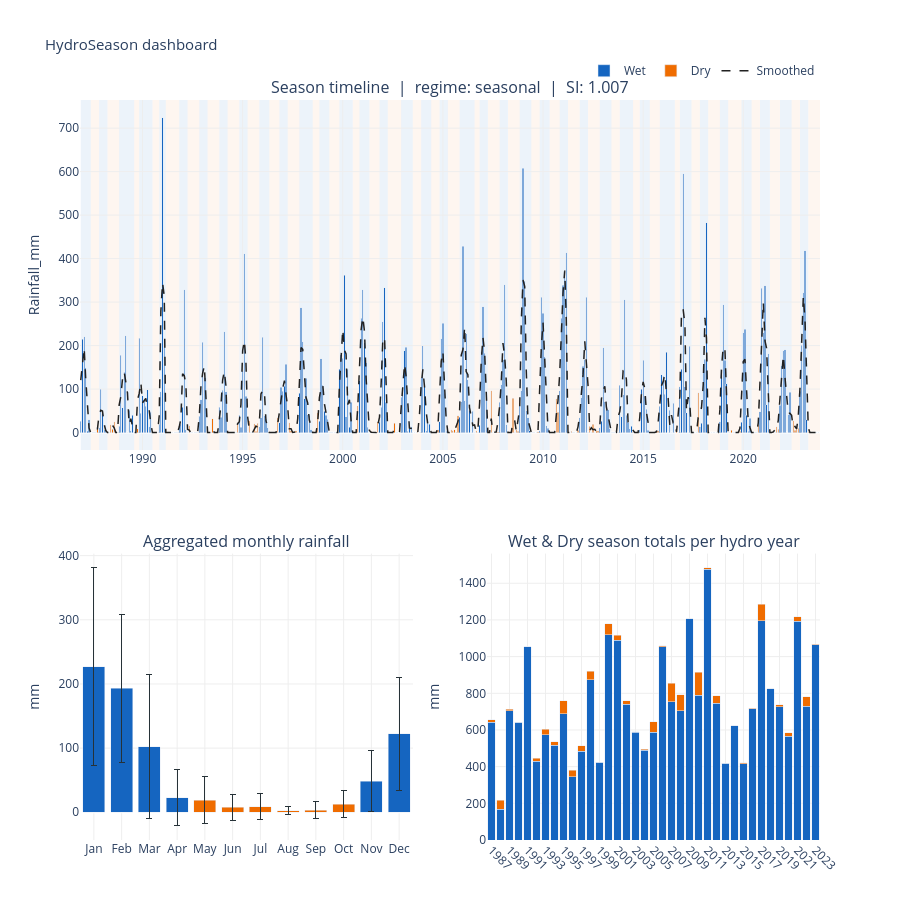

Notebook cell for this chart:
### Code cell
from hydroseason.plot import plot_dashboard, show

# Composite dashboard: timeline + climatology + annual totals in one figure
show(plot_dashboard(artifacts))

### Figure 1 — Plotly figure (JSON) as saved in the notebook; plotly's stock layout.template omitted (floating-point values rounded to 4 significant figures; data arrays with more than 128 entries replaced by an {"elided": "..."} marker saying what was removed)
{"data": [{"hovertemplate": "<b>%{x|%b %Y}</b><br>Rainfall_mm: %{y:.1f}<br>Season: Wet<extra></extra>", "legendgroup": "Wet", "marker": {"color": "#1565C0"}, "name": "Wet", "showlegend": true, "type": "bar", "x": {"elided": "227 str values"}, "xaxis": "x", "y": {"elided": "227 float values"}, "yaxis": "y"}, {"hovertemplate": "<b>%{x|%b %Y}</b><br>Rainfall_mm: %{y:.1f}<br>Season: Dry<extra></extra>", "legendgroup": "Dry", "marker": {"color": "#EF6C00"}, "name": "Dry", "showlegend": true, "type": "bar", "x": {"elided": "216 str values"}, "xaxis": "x", "y": {"elided": "216 float values"}, "yaxis": "y"}, {"hovertemplate": "<b>%{x|%b %Y}</b><br>Smoothed: %{y:.1f}<extra></extra>", "legendgroup": "Smoothed", "line": {"color": "#212121", "dash": "dash", "width": 1.5}, "mode": "lines", "name": "Smoothed", "type": "scatter", "x": {"elided": "443 str values"}, "xaxis": "x", "y": {"elided": "443 float values"}, "yaxis": "y"}, {"error_y": {"array": [154.2, 115.4, 112.6, 43.73, 47.89, 88.4], "color": "#263238", "thickness": 1, "type": "data", "visible": true, "width": 3}, "hovertemplate": "<b>%{x}</b><br>Mean: %{y:.1f} mm<br>Std: %{error_y.array:.1f} mm<br>Season: Wet<extra></extra>", "legendgroup": "Wet-clim", "marker": {"color": "#1565C0"}, "name": "Wet (baseline)", "showlegend": false, "type": "bar", "x": ["Jan", "Feb", "Mar", "Apr", "Nov", "Dec"], "xaxis": "x2", "y": [226.7, 192.9, 102.4, 22.85, 48.42, 122.2], "yaxis": "y2"}, {"error_y": {"array": [36.73, 20.32, 19.7, 6.161, 12.86, 20.64], "color": "#263238", "thickness": 1, "type": "data", "visible": true, "width": 3}, "hovertemplate": "<b>%{x}</b><br>Mean: %{y:.1f} mm<br>Std: %{error_y.array:.1f} mm<br>Season: Dry<extra></extra>", "legendgroup": "Dry-clim", "marker": {"color": "#EF6C00"}, "name": "Dry (baseline)", "showlegend": false, "type": "bar", "x": ["May", "Jun", "Jul", "Aug", "Sep", "Oct"], "xaxis": "x2", "y": [19.05, 7.832, 8.924, 2.097, 3.546, 12.77], "yaxis": "y2"}, {"hovertemplate": "<b>%{x}</b><br>Wet: %{y:.0f} mm<extra></extra>", "legendgroup": "ann-wet", "marker": {"color": "#1565C0"}, "name": "Wet total", "showlegend": false, "type": "bar", "x": ["1987", "1988", "1989", "1990", "1991", "1992", "1993", "1994", "1995", "1996", "1997", "1998", "1999", "2000", "2001", "2002", "2003", "2004", "2005", "2006", "2007", "2008", "2009", "2010", "2011", "2012", "2013", "2014", "2015", "2016", "2017", "2018", "2019", "2020", "2021", "2022", "2023"], "xaxis": "x3", "y": [642.5, 167.2, 705.0, 641.0, 1054.0, 430.0, 573.0, 515.6, 689.3, 346.0, 485.1, 875.0, 423.6, 1119.0, 1088.0, 739.2, 586.7, 488.6, 586.7, 1055.0, 753.3, 704.7, 1206.0, 789.8, 1476.0, 744.8, 418.2, 622.5, 414.6, 715.2, 1195.0, 825.3, 728.0, 565.4, 1193.0, 728.4, 1065.0], "yaxis": "y3"}, {"hovertemplate": "<b>%{x}</b><br>Dry: %{y:.0f} mm<extra></extra>", "legendgroup": "ann-dry", "marker": {"color": "#EF6C00"}, "name": "Dry total", "showlegend": false, "type": "bar", "x": ["1987", "1988", "1989", "1990", "1991", "1992", "1993", "1994", "1995", "1996", "1997", "1998", "1999", "2000", "2001", "2002", "2003", "2004", "2005", "2006", "2007", "2008", "2009", "2010", "2011", "2012", "2013", "2014", "2015", "2016", "2017", "2018", "2019", "2020", "2021", "2022", "2023"], "xaxis": "x3", "y": [13.0, 50.0, 9.0, 0.0, 0.0, 16.0, 31.6, 21.2, 70.8, 33.8, 30.2, 45.8, 0.0, 61.2, 27.2, 21.0, 3.0, 6.0, 57.0, 4.0, 100.2, 87.7, 2.2, 124.0, 7.4, 40.9, 1.0, 0.8, 6.0, 3.8, 91.2, 0.0, 8.6, 19.0, 25.8, 51.6, 2.0], "yaxis": "y3"}], "layout": {"annotations": [{"font": {"size": 16}, "showarrow": false, "text": "Season timeline  |  regime: seasonal  |  SI: 1.007", "x": 0.5, "xanchor": "center", "xref": "paper", "y": 1, "yanchor": "bottom", "yref": "paper"}, {"font": {"size": 16}, "showarrow": false, "text": "Aggregated monthly rainfall", "x": 0.225, "xanchor": "center", "xref": "paper", "y": 0.387, "yanchor": "bottom", "yref": "paper"}, {"font": {"size": 16}, "showarrow": false, "text": "Wet & Dry season totals per hydro year", "x": 0.775, "xanchor": "center", "xref": "paper", "y": 0.387, "yanchor": "bottom", "yref": "paper"}], "barmode": "stack", "dragmode": "pan", "height": 900, "hoverlabel": {"bgcolor": "white"}, "legend": {"orientation": "h", "x": 1, "xanchor": "right", "y": 1.02, "yanchor": "bottom"}, "margin": {"b": 60, "t": 100}, "paper_bgcolor": "white", "plot_bgcolor": "white", "shapes": [{"line": {"color": "#757575", "dash": "dot", "width": 0.8}, "type": "line", "x0": "1987-11-01T00:00:00", "x1": "1987-11-01T00:00:00", "xref": "x", "y0": 0, "y1": 1, "yref": "y"}, {"line": {"color": "#757575", "dash": "dot", "width": 0.8}, "type": "line", "x0": "1988-11-01T00:00:00", "x1": "1988-11-01T00:00:00", "xref": "x", "y0": 0, "y1": 1, "yref": "y"}, {"line": {"color": "#757575", "dash": "dot", "width": 0.8}, "type": "line", "x0": "1989-11-01T00:00:00", "x1": "1989-11-01T00:00:00", "xref": "x", "y0": 0, "y1": 1, "yref": "y"}, {"line": {"color": "#757575", "dash": "dot", "width": 0.8}, "type": "line", "x0": "1990-11-01T00:00:00", "x1": "1990-11-01T00:00:00", "xref": "x", "y0": 0, "y1": 1, "yref": "y"}, {"line": {"color": "#757575", "dash": "dot", "width": 0.8}, "type": "line", "x0": "1991-11-01T00:00:00", "x1": "1991-11-01T00:00:00", "xref": "x", "y0": 0, "y1": 1, "yref": "y"}, {"line": {"color": "#757575", "dash": "dot", "width": 0.8}, "type": "line", "x0": "1992-11-01T00:00:00", "x1": "1992-11-01T00:00:00", "xref": "x", "y0": 0, "y1": 1, "yref": "y"}, {"line": {"color": "#757575", "dash": "dot", "width": 0.8}, "type": "line", "x0": "1993-11-01T00:00:00", "x1": "1993-11-01T00:00:00", "xref": "x", "y0": 0, "y1": 1, "yref": "y"}, {"line": {"color": "#757575", "dash": "dot", "width": 0.8}, "type": "line", "x0": "1994-11-01T00:00:00", "x1": "1994-11-01T00:00:00", "xref": "x", "y0": 0, "y1": 1, "yref": "y"}, {"line": {"color": "#757575", "dash": "dot", "width": 0.8}, "type": "line", "x0": "1995-11-01T00:00:00", "x1": "1995-11-01T00:00:00", "xref": "x", "y0": 0, "y1": 1, "yref": "y"}, {"line": {"color": "#757575", "dash": "dot", "width": 0.8}, "type": "line", "x0": "1996-11-01T00:00:00", "x1": "1996-11-01T00:00:00", "xref": "x", "y0": 0, "y1": 1, "yref": "y"}, {"line": {"color": "#757575", "dash": "dot", "width": 0.8}, "type": "line", "x0": "1997-11-01T00:00:00", "x1": "1997-11-01T00:00:00", "xref": "x", "y0": 0, "y1": 1, "yref": "y"}, {"line": {"color": "#757575", "dash": "dot", "width": 0.8}, "type": "line", "x0": "1998-11-01T00:00:00", "x1": "1998-11-01T00:00:00", "xref": "x", "y0": 0, "y1": 1, "yref": "y"}, {"line": {"color": "#757575", "dash": "dot", "width": 0.8}, "type": "line", "x0": "1999-11-01T00:00:00", "x1": "1999-11-01T00:00:00", "xref": "x", "y0": 0, "y1": 1, "yref": "y"}, {"line": {"color": "#757575", "dash": "dot", "width": 0.8}, "type": "line", "x0": "2000-11-01T00:00:00", "x1": "2000-11-01T00:00:00", "xref": "x", "y0": 0, "y1": 1, "yref": "y"}, {"line": {"color": "#757575", "dash": "dot", "width": 0.8}, "type": "line", "x0": "2001-11-01T00:00:00", "x1": "2001-11-01T00:00:00", "xref": "x", "y0": 0, "y1": 1, "yref": "y"}, {"line": {"color": "#757575", "dash": "dot", "width": 0.8}, "type": "line", "x0": "2002-12-01T00:00:00", "x1": "2002-12-01T00:00:00", "xref": "x", "y0": 0, "y1": 1, "yref": "y"}, {"line": {"color": "#757575", "dash": "dot", "width": 0.8}, "type": "line", "x0": "2003-12-01T00:00:00", "x1": "2003-12-01T00:00:00", "xref": "x", "y0": 0, "y1": 1, "yref": "y"}, {"line": {"color": "#757575", "dash": "dot", "width": 0.8}, "type": "line", "x0": "2004-11-01T00:00:00", "x1": "2004-11-01T00:00:00", "xref": "x", "y0": 0, "y1": 1, "yref": "y"}, {"line": {"color": "#757575", "dash": "dot", "width": 0.8}, "type": "line", "x0": "2005-11-01T00:00:00", "x1": "2005-11-01T00:00:00", "xref": "x", "y0": 0, "y1": 1, "yref": "y"}, {"line": {"color": "#757575", "dash": "dot", "width": 0.8}, "type": "line", "x0": "2006-11-01T00:00:00", "x1": "2006-11-01T00:00:00", "xref": "x", "y0": 0, "y1": 1, "yref": "y"}, {"line": {"color": "#757575", "dash": "dot", "width": 0.8}, "type": "line", "x0": "2007-11-01T00:00:00", "x1": "2007-11-01T00:00:00", "xref": "x", "y0": 0, "y1": 1, "yref": "y"}, {"line": {"color": "#757575", "dash": "dot", "width": 0.8}, "type": "line", "x0": "2008-11-01T00:00:00", "x1": "2008-11-01T00:00:00", "xref": "x", "y0": 0, "y1": 1, "yref": "y"}, {"line": {"color": "#757575", "dash": "dot", "width": 0.8}, "type": "line", "x0": "2009-11-01T00:00:00", "x1": "2009-11-01T00:00:00", "xref": "x", "y0": 0, "y1": 1, "yref": "y"}, {"line": {"color": "#757575", "dash": "dot", "width": 0.8}, "type": "line", "x0": "2010-11-01T00:00:00", "x1": "2010-11-01T00:00:00", "xref": "x", "y0": 0, "y1": 1, "yref": "y"}, {"line": {"color": "#757575", "dash": "dot", "width": 0.8}, "type": "line", "x0": "2011-11-01T00:00:00", "x1": "2011-11-01T00:00:00", "xref": "x", "y0": 0, "y1": 1, "yref": "y"}, {"line": {"color": "#757575", "dash": "dot", "width": 0.8}, "type": "line", "x0": "2012-11-01T00:00:00", "x1": "2012-11-01T00:00:00", "xref": "x", "y0": 0, "y1": 1, "yref": "y"}, {"line": {"color": "#757575", "dash": "dot", "width": 0.8}, "type": "line", "x0": "2013-11-01T00:00:00", "x1": "2013-11-01T00:00:00", "xref": "x", "y0": 0, "y1": 1, "yref": "y"}, {"line": {"color": "#757575", "dash": "dot", "width": 0.8}, "type": "line", "x0": "2014-11-01T00:00:00", "x1": "2014-11-01T00:00:00", "xref": "x", "y0": 0, "y1": 1, "yref": "y"}, {"line": {"color": "#757575", "dash": "dot", "width": 0.8}, "type": "line", "x0": "2015-11-01T00:00:00", "x1": "2015-11-01T00:00:00", "xref": "x", "y0": 0, "y1": 1, "yref": "y"}, {"line": {"color": "#757575", "dash": "dot", "width": 0.8}, "type": "line", "x0": "2016-11-01T00:00:00", "x1": "2016-11-01T00:00:00", "xref": "x", "y0": 0, "y1": 1, "yref": "y"}, {"line": {"color": "#757575", "dash": "dot", "width": 0.8}, "type": "line", "x0": "2017-11-01T00:00:00", "x1": "2017-11-01T00:00:00", "xref": "x", "y0": 0, "y1": 1, "yref": "y"}, {"line": {"color": "#757575", "dash": "dot", "width": 0.8}, "type": "line", "x0": "2018-11-01T00:00:00", "x1": "2018-11-01T00:00:00", "xref": "x", "y0": 0, "y1": 1, "yref": "y"}, {"line": {"color": "#757575", "dash": "dot", "width": 0.8}, "type": "line", "x0": "2019-12-01T00:00:00", "x1": "2019-12-01T00:00:00", "xref": "x", "y0": 0, "y1": 1, "yref": "y"}, {"line": {"color": "#757575", "dash": "dot", "width": 0.8}, "type": "line", "x0": "2020-11-01T00:00:00", "x1": "2020-11-01T00:00:00", "xref": "x", "y0": 0, "y1": 1, "yref": "y"}, {"line": {"color": "#757575", "dash": "dot", "width": 0.8}, "type": "line", "x0": "2021-11-01T00:00:00", "x1": "2021-11-01T00:00:00", "xref": "x", "y0": 0, "y1": 1, "yref": "y"}, {"line": {"color": "#757575", "dash": "dot", "width": 0.8}, "type": "line", "x0": "2022-11-01T00:00:00", "x1": "2022-11-01T00:00:00", "xref": "x", "y0": 0, "y1": 1, "yref": "y"}, {"fillcolor": "rgba(21, 101, 192, 0.08)", "layer": "below", "line": {"width": 0}, "type": "rect", "x0": "1986-12-01T00:00:00", "x1": "1987-06-01T00:00:00", "xref": "x", "y0": 0, "y1": 1, "yref": "y domain"}, {"fillcolor": "rgba(239, 108, 0, 0.06)", "layer": "below", "line": {"width": 0}, "type": "rect", "x0": "1987-06-01T00:00:00", "x1": "1987-11-01T00:00:00", "xref": "x", "y0": 0, "y1": 1, "yref": "y domain"}, {"fillcolor": "rgba(21, 101, 192, 0.08)", "layer": "below", "line": {"width": 0}, "type": "rect", "x0": "1987-11-01T00:00:00", "x1": "1988-04-01T00:00:00", "xref": "x", "y0": 0, "y1": 1, "yref": "y domain"}, {"fillcolor": "rgba(239, 108, 0, 0.06)", "layer": "below", "line": {"width": 0}, "type": "rect", "x0": "1988-04-01T00:00:00", "x1": "1988-11-01T00:00:00", "xref": "x", "y0": 0, "y1": 1, "yref": "y domain"}, {"fillcolor": "rgba(21, 101, 192, 0.08)", "layer": "below", "line": {"width": 0}, "type": "rect", "x0": "1988-11-01T00:00:00", "x1": "1989-08-01T00:00:00", "xref": "x", "y0": 0, "y1": 1, "yref": "y domain"}, {"fillcolor": "rgba(239, 108, 0, 0.06)", "layer": "below", "line": {"width": 0}, "type": "rect", "x0": "1989-08-01T00:00:00", "x1": "1989-11-01T00:00:00", "xref": "x", "y0": 0, "y1": 1, "yref": "y domain"}, {"fillcolor": "rgba(21, 101, 192, 0.08)", "layer": "below", "line": {"width": 0}, "type": "rect", "x0": "1989-11-01T00:00:00", "x1": "1990-07-01T00:00:00", "xref": "x", "y0": 0, "y1": 1, "yref": "y domain"}, {"fillcolor": "rgba(239, 108, 0, 0.06)", "layer": "below", "line": {"width": 0}, "type": "rect", "x0": "1990-07-01T00:00:00", "x1": "1990-11-01T00:00:00", "xref": "x", "y0": 0, "y1": 1, "yref": "y domain"}, {"fillcolor": "rgba(21, 101, 192, 0.08)", "layer": "below", "line": {"width": 0}, "type": "rect", "x0": "1990-11-01T00:00:00", "x1": "1991-03-01T00:00:00", "xref": "x", "y0": 0, "y1": 1, "yref": "y domain"}, {"fillcolor": "rgba(239, 108, 0, 0.06)", "layer": "below", "line": {"width": 0}, "type": "rect", "x0": "1991-03-01T00:00:00", "x1": "1991-11-01T00:00:00", "xref": "x", "y0": 0, "y1": 1, "yref": "y domain"}, {"fillcolor": "rgba(21, 101, 192, 0.08)", "layer": "below", "line": {"width": 0}, "type": "rect", "x0": "1991-11-01T00:00:00", "x1": "1992-04-01T00:00:00", "xref": "x", "y0": 0, "y1": 1, "yref": "y domain"}, {"fillcolor": "rgba(239, 108, 0, 0.06)", "layer": "below", "line": {"width": 0}, "type": "rect", "x0": "1992-04-01T00:00:00", "x1": "1992-11-01T00:00:00", "xref": "x", "y0": 0, "y1": 1, "yref": "y domain"}, {"fillcolor": "rgba(21, 101, 192, 0.08)", "layer": "below", "line": {"width": 0}, "type": "rect", "x0": "1992-11-01T00:00:00", "x1": "1993-04-01T00:00:00", "xref": "x", "y0": 0, "y1": 1, "yref": "y domain"}, {"fillcolor": "rgba(239, 108, 0, 0.06)", "layer": "below", "line": {"width": 0}, "type": "rect", "x0": "1993-04-01T00:00:00", "x1": "1993-11-01T00:00:00", "xref": "x", "y0": 0, "y1": 1, "yref": "y domain"}, {"fillcolor": "rgba(21, 101, 192, 0.08)", "layer": "below", "line": {"width": 0}, "type": "rect", "x0": "1993-11-01T00:00:00", "x1": "1994-04-01T00:00:00", "xref": "x", "y0": 0, "y1": 1, "yref": "y domain"}, {"fillcolor": "rgba(239, 108, 0, 0.06)", "layer": "below", "line": {"width": 0}, "type": "rect", "x0": "1994-04-01T00:00:00", "x1": "1994-11-01T00:00:00", "xref": "x", "y0": 0, "y1": 1, "yref": "y domain"}, {"fillcolor": "rgba(21, 101, 192, 0.08)", "layer": "below", "line": {"width": 0}, "type": "rect", "x0": "1994-11-01T00:00:00", "x1": "1995-04-01T00:00:00", "xref": "x", "y0": 0, "y1": 1, "yref": "y domain"}, {"fillcolor": "rgba(239, 108, 0, 0.06)", "layer": "below", "line": {"width": 0}, "type": "rect", "x0": "1995-04-01T00:00:00", "x1": "1995-11-01T00:00:00", "xref": "x", "y0": 0, "y1": 1, "yref": "y domain"}, {"fillcolor": "rgba(21, 101, 192, 0.08)", "layer": "below", "line": {"width": 0}, "type": "rect", "x0": "1995-11-01T00:00:00", "x1": "1996-05-01T00:00:00", "xref": "x", "y0": 0, "y1": 1, "yref": "y domain"}, {"fillcolor": "rgba(239, 108, 0, 0.06)", "layer": "below", "line": {"width": 0}, "type": "rect", "x0": "1996-05-01T00:00:00", "x1": "1996-11-01T00:00:00", "xref": "x", "y0": 0, "y1": 1, "yref": "y domain"}, {"fillcolor": "rgba(21, 101, 192, 0.08)", "layer": "below", "line": {"width": 0}, "type": "rect", "x0": "1996-11-01T00:00:00", "x1": "1997-04-01T00:00:00", "xref": "x", "y0": 0, "y1": 1, "yref": "y domain"}, {"fillcolor": "rgba(239, 108, 0, 0.06)", "layer": "below", "line": {"width": 0}, "type": "rect", "x0": "1997-04-01T00:00:00", "x1": "1997-11-01T00:00:00", "xref": "x", "y0": 0, "y1": 1, "yref": "y domain"}, {"fillcolor": "rgba(21, 101, 192, 0.08)", "layer": "below", "line": {"width": 0}, "type": "rect", "x0": "1997-11-01T00:00:00", "x1": "1998-07-01T00:00:00", "xref": "x", "y0": 0, "y1": 1, "yref": "y domain"}, {"fillcolor": "rgba(239, 108, 0, 0.06)", "layer": "below", "line": {"width": 0}, "type": "rect", "x0": "1998-07-01T00:00:00", "x1": "1998-11-01T00:00:00", "xref": "x", "y0": 0, "y1": 1, "yref": "y domain"}, {"fillcolor": "rgba(21, 101, 192, 0.08)", "layer": "below", "line": {"width": 0}, "type": "rect", "x0": "1998-11-01T00:00:00", "x1": "1999-05-01T00:00:00", "xref": "x", "y0": 0, "y1": 1, "yref": "y domain"}, {"fillcolor": "rgba(239, 108, 0, 0.06)", "layer": "below", "line": {"width": 0}, "type": "rect", "x0": "1999-05-01T00:00:00", "x1": "1999-11-01T00:00:00", "xref": "x", "y0": 0, "y1": 1, "yref": "y domain"}, {"fillcolor": "rgba(21, 101, 192, 0.08)", "layer": "below", "line": {"width": 0}, "type": "rect", "x0": "1999-11-01T00:00:00", "x1": "2000-07-01T00:00:00", "xref": "x", "y0": 0, "y1": 1, "yref": "y domain"}, {"fillcolor": "rgba(239, 108, 0, 0.06)", "layer": "below", "line": {"width": 0}, "type": "rect", "x0": "2000-07-01T00:00:00", "x1": "2000-11-01T00:00:00", "xref": "x", "y0": 0, "y1": 1, "yref": "y domain"}, {"fillcolor": "rgba(21, 101, 192, 0.08)", "layer": "below", "line": {"width": 0}, "type": "rect", "x0": "2000-11-01T00:00:00", "x1": "2001-05-01T00:00:00", "xref": "x", "y0": 0, "y1": 1, "yref": "y domain"}, {"fillcolor": "rgba(239, 108, 0, 0.06)", "layer": "below", "line": {"width": 0}, "type": "rect", "x0": "2001-05-01T00:00:00", "x1": "2001-11-01T00:00:00", "xref": "x", "y0": 0, "y1": 1, "yref": "y domain"}, {"fillcolor": "rgba(21, 101, 192, 0.08)", "layer": "below", "line": {"width": 0}, "type": "rect", "x0": "2001-11-01T00:00:00", "x1": "2002-04-01T00:00:00", "xref": "x", "y0": 0, "y1": 1, "yref": "y domain"}, {"fillcolor": "rgba(239, 108, 0, 0.06)", "layer": "below", "line": {"width": 0}, "type": "rect", "x0": "2002-04-01T00:00:00", "x1": "2002-12-01T00:00:00", "xref": "x", "y0": 0, "y1": 1, "yref": "y domain"}, {"fillcolor": "rgba(21, 101, 192, 0.08)", "layer": "below", "line": {"width": 0}, "type": "rect", "x0": "2002-12-01T00:00:00", "x1": "2003-07-01T00:00:00", "xref": "x", "y0": 0, "y1": 1, "yref": "y domain"}, {"fillcolor": "rgba(239, 108, 0, 0.06)", "layer": "below", "line": {"width": 0}, "type": "rect", "x0": "2003-07-01T00:00:00", "x1": "2003-12-01T00:00:00", "xref": "x", "y0": 0, "y1": 1, "yref": "y domain"}, {"fillcolor": "rgba(21, 101, 192, 0.08)", "layer": "below", "line": {"width": 0}, "type": "rect", "x0": "2003-12-01T00:00:00", "x1": "2004-06-01T00:00:00", "xref": "x", "y0": 0, "y1": 1, "yref": "y domain"}, {"fillcolor": "rgba(239, 108, 0, 0.06)", "layer": "below", "line": {"width": 0}, "type": "rect", "x0": "2004-06-01T00:00:00", "x1": "2004-11-01T00:00:00", "xref": "x", "y0": 0, "y1": 1, "yref": "y domain"}, {"fillcolor": "rgba(21, 101, 192, 0.08)", "layer": "below", "line": {"width": 0}, "type": "rect", "x0": "2004-11-01T00:00:00", "x1": "2005-04-01T00:00:00", "xref": "x", "y0": 0, "y1": 1, "yref": "y domain"}, {"fillcolor": "rgba(239, 108, 0, 0.06)", "layer": "below", "line": {"width": 0}, "type": "rect", "x0": "2005-04-01T00:00:00", "x1": "2005-11-01T00:00:00", "xref": "x", "y0": 0, "y1": 1, "yref": "y domain"}, {"fillcolor": "rgba(21, 101, 192, 0.08)", "layer": "below", "line": {"width": 0}, "type": "rect", "x0": "2005-11-01T00:00:00", "x1": "2006-08-01T00:00:00", "xref": "x", "y0": 0, "y1": 1, "yref": "y domain"}, {"fillcolor": "rgba(239, 108, 0, 0.06)", "layer": "below", "line": {"width": 0}, "type": "rect", "x0": "2006-08-01T00:00:00", "x1": "2006-11-01T00:00:00", "xref": "x", "y0": 0, "y1": 1, "yref": "y domain"}, {"fillcolor": "rgba(21, 101, 192, 0.08)", "layer": "below", "line": {"width": 0}, "type": "rect", "x0": "2006-11-01T00:00:00", "x1": "2007-04-01T00:00:00", "xref": "x", "y0": 0, "y1": 1, "yref": "y domain"}, {"fillcolor": "rgba(239, 108, 0, 0.06)", "layer": "below", "line": {"width": 0}, "type": "rect", "x0": "2007-04-01T00:00:00", "x1": "2007-11-01T00:00:00", "xref": "x", "y0": 0, "y1": 1, "yref": "y domain"}, {"fillcolor": "rgba(21, 101, 192, 0.08)", "layer": "below", "line": {"width": 0}, "type": "rect", "x0": "2007-11-01T00:00:00", "x1": "2008-04-01T00:00:00", "xref": "x", "y0": 0, "y1": 1, "yref": "y domain"}, {"fillcolor": "rgba(239, 108, 0, 0.06)", "layer": "below", "line": {"width": 0}, "type": "rect", "x0": "2008-04-01T00:00:00", "x1": "2008-11-01T00:00:00", "xref": "x", "y0": 0, "y1": 1, "yref": "y domain"}, {"fillcolor": "rgba(21, 101, 192, 0.08)", "layer": "below", "line": {"width": 0}, "type": "rect", "x0": "2008-11-01T00:00:00", "x1": "2009-06-01T00:00:00", "xref": "x", "y0": 0, "y1": 1, "yref": "y domain"}, {"fillcolor": "rgba(239, 108, 0, 0.06)", "layer": "below", "line": {"width": 0}, "type": "rect", "x0": "2009-06-01T00:00:00", "x1": "2009-11-01T00:00:00", "xref": "x", "y0": 0, "y1": 1, "yref": "y domain"}, {"fillcolor": "rgba(21, 101, 192, 0.08)", "layer": "below", "line": {"width": 0}, "type": "rect", "x0": "2009-11-01T00:00:00", "x1": "2010-05-01T00:00:00", "xref": "x", "y0": 0, "y1": 1, "yref": "y domain"}, {"fillcolor": "rgba(239, 108, 0, 0.06)", "layer": "below", "line": {"width": 0}, "type": "rect", "x0": "2010-05-01T00:00:00", "x1": "2010-11-01T00:00:00", "xref": "x", "y0": 0, "y1": 1, "yref": "y domain"}, {"fillcolor": "rgba(21, 101, 192, 0.08)", "layer": "below", "line": {"width": 0}, "type": "rect", "x0": "2010-11-01T00:00:00", "x1": "2011-04-01T00:00:00", "xref": "x", "y0": 0, "y1": 1, "yref": "y domain"}, {"fillcolor": "rgba(239, 108, 0, 0.06)", "layer": "below", "line": {"width": 0}, "type": "rect", "x0": "2011-04-01T00:00:00", "x1": "2011-11-01T00:00:00", "xref": "x", "y0": 0, "y1": 1, "yref": "y domain"}, {"fillcolor": "rgba(21, 101, 192, 0.08)", "layer": "below", "line": {"width": 0}, "type": "rect", "x0": "2011-11-01T00:00:00", "x1": "2012-04-01T00:00:00", "xref": "x", "y0": 0, "y1": 1, "yref": "y domain"}, {"fillcolor": "rgba(239, 108, 0, 0.06)", "layer": "below", "line": {"width": 0}, "type": "rect", "x0": "2012-04-01T00:00:00", "x1": "2012-11-01T00:00:00", "xref": "x", "y0": 0, "y1": 1, "yref": "y domain"}, {"fillcolor": "rgba(21, 101, 192, 0.08)", "layer": "below", "line": {"width": 0}, "type": "rect", "x0": "2012-11-01T00:00:00", "x1": "2013-06-01T00:00:00", "xref": "x", "y0": 0, "y1": 1, "yref": "y domain"}, {"fillcolor": "rgba(239, 108, 0, 0.06)", "layer": "below", "line": {"width": 0}, "type": "rect", "x0": "2013-06-01T00:00:00", "x1": "2013-11-01T00:00:00", "xref": "x", "y0": 0, "y1": 1, "yref": "y domain"}, {"fillcolor": "rgba(21, 101, 192, 0.08)", "layer": "below", "line": {"width": 0}, "type": "rect", "x0": "2013-11-01T00:00:00", "x1": "2014-07-01T00:00:00", "xref": "x", "y0": 0, "y1": 1, "yref": "y domain"}, {"fillcolor": "rgba(239, 108, 0, 0.06)", "layer": "below", "line": {"width": 0}, "type": "rect", "x0": "2014-07-01T00:00:00", "x1": "2014-11-01T00:00:00", "xref": "x", "y0": 0, "y1": 1, "yref": "y domain"}, {"fillcolor": "rgba(21, 101, 192, 0.08)", "layer": "below", "line": {"width": 0}, "type": "rect", "x0": "2014-11-01T00:00:00", "x1": "2015-05-01T00:00:00", "xref": "x", "y0": 0, "y1": 1, "yref": "y domain"}, {"fillcolor": "rgba(239, 108, 0, 0.06)", "layer": "below", "line": {"width": 0}, "type": "rect", "x0": "2015-05-01T00:00:00", "x1": "2015-11-01T00:00:00", "xref": "x", "y0": 0, "y1": 1, "yref": "y domain"}, {"fillcolor": "rgba(21, 101, 192, 0.08)", "layer": "below", "line": {"width": 0}, "type": "rect", "x0": "2015-11-01T00:00:00", "x1": "2016-08-01T00:00:00", "xref": "x", "y0": 0, "y1": 1, "yref": "y domain"}, {"fillcolor": "rgba(239, 108, 0, 0.06)", "layer": "below", "line": {"width": 0}, "type": "rect", "x0": "2016-08-01T00:00:00", "x1": "2016-11-01T00:00:00", "xref": "x", "y0": 0, "y1": 1, "yref": "y domain"}, {"fillcolor": "rgba(21, 101, 192, 0.08)", "layer": "below", "line": {"width": 0}, "type": "rect", "x0": "2016-11-01T00:00:00", "x1": "2017-06-01T00:00:00", "xref": "x", "y0": 0, "y1": 1, "yref": "y domain"}, {"fillcolor": "rgba(239, 108, 0, 0.06)", "layer": "below", "line": {"width": 0}, "type": "rect", "x0": "2017-06-01T00:00:00", "x1": "2017-11-01T00:00:00", "xref": "x", "y0": 0, "y1": 1, "yref": "y domain"}, {"fillcolor": "rgba(21, 101, 192, 0.08)", "layer": "below", "line": {"width": 0}, "type": "rect", "x0": "2017-11-01T00:00:00", "x1": "2018-04-01T00:00:00", "xref": "x", "y0": 0, "y1": 1, "yref": "y domain"}, {"fillcolor": "rgba(239, 108, 0, 0.06)", "layer": "below", "line": {"width": 0}, "type": "rect", "x0": "2018-04-01T00:00:00", "x1": "2018-11-01T00:00:00", "xref": "x", "y0": 0, "y1": 1, "yref": "y domain"}, {"fillcolor": "rgba(21, 101, 192, 0.08)", "layer": "below", "line": {"width": 0}, "type": "rect", "x0": "2018-11-01T00:00:00", "x1": "2019-04-01T00:00:00", "xref": "x", "y0": 0, "y1": 1, "yref": "y domain"}, {"fillcolor": "rgba(239, 108, 0, 0.06)", "layer": "below", "line": {"width": 0}, "type": "rect", "x0": "2019-04-01T00:00:00", "x1": "2019-12-01T00:00:00", "xref": "x", "y0": 0, "y1": 1, "yref": "y domain"}, {"fillcolor": "rgba(21, 101, 192, 0.08)", "layer": "below", "line": {"width": 0}, "type": "rect", "x0": "2019-12-01T00:00:00", "x1": "2020-06-01T00:00:00", "xref": "x", "y0": 0, "y1": 1, "yref": "y domain"}, {"fillcolor": "rgba(239, 108, 0, 0.06)", "layer": "below", "line": {"width": 0}, "type": "rect", "x0": "2020-06-01T00:00:00", "x1": "2020-11-01T00:00:00", "xref": "x", "y0": 0, "y1": 1, "yref": "y domain"}, {"fillcolor": "rgba(21, 101, 192, 0.08)", "layer": "below", "line": {"width": 0}, "type": "rect", "x0": "2020-11-01T00:00:00", "x1": "2021-05-01T00:00:00", "xref": "x", "y0": 0, "y1": 1, "yref": "y domain"}, {"fillcolor": "rgba(239, 108, 0, 0.06)", "layer": "below", "line": {"width": 0}, "type": "rect", "x0": "2021-05-01T00:00:00", "x1": "2021-11-01T00:00:00", "xref": "x", "y0": 0, "y1": 1, "yref": "y domain"}, {"fillcolor": "rgba(21, 101, 192, 0.08)", "layer": "below", "line": {"width": 0}, "type": "rect", "x0": "2021-11-01T00:00:00", "x1": "2022-06-01T00:00:00", "xref": "x", "y0": 0, "y1": 1, "yref": "y domain"}, {"fillcolor": "rgba(239, 108, 0, 0.06)", "layer": "below", "line": {"width": 0}, "type": "rect", "x0": "2022-06-01T00:00:00", "x1": "2022-11-01T00:00:00", "xref": "x", "y0": 0, "y1": 1, "yref": "y domain"}, {"fillcolor": "rgba(21, 101, 192, 0.08)", "layer": "below", "line": {"width": 0}, "type": "rect", "x0": "2022-11-01T00:00:00", "x1": "2023-04-01T00:00:00", "xref": "x", "y0": 0, "y1": 1, "yref": "y domain"}, {"fillcolor": "rgba(239, 108, 0, 0.06)", "layer": "below", "line": {"width": 0}, "type": "rect", "x0": "2023-04-01T00:00:00", "x1": "2023-11-01T00:00:00", "xref": "x", "y0": 0, "y1": 1, "yref": "y domain"}], "title": {"font": {"size": 15}, "text": "HydroSeason dashboard"}, "xaxis": {"anchor": "y", "domain": [0, 1], "gridcolor": "#EEEEEE", "showgrid": true}, "xaxis2": {"anchor": "y2", "categoryarray": ["Jan", "Feb", "Mar", "Apr", "May", "Jun", "Jul", "Aug", "Sep", "Oct", "Nov", "Dec"], "categoryorder": "array", "domain": [0, 0.45], "gridcolor": "#EEEEEE", "showgrid": true}, "xaxis3": {"anchor": "y3", "domain": [0.55, 1], "gridcolor": "#EEEEEE", "showgrid": true, "tickangle": 45}, "yaxis": {"anchor": "x", "domain": [0.527, 1], "gridcolor": "#EEEEEE", "showgrid": true, "title": {"text": "Rainfall_mm"}}, "yaxis2": {"anchor": "x2", "domain": [0, 0.387], "gridcolor": "#EEEEEE", "showgrid": true, "title": {"text": "mm"}}, "yaxis3": {"anchor": "x3", "domain": [0, 0.387], "gridcolor": "#EEEEEE", "showgrid": true, "title": {"text": "mm"}}}}
